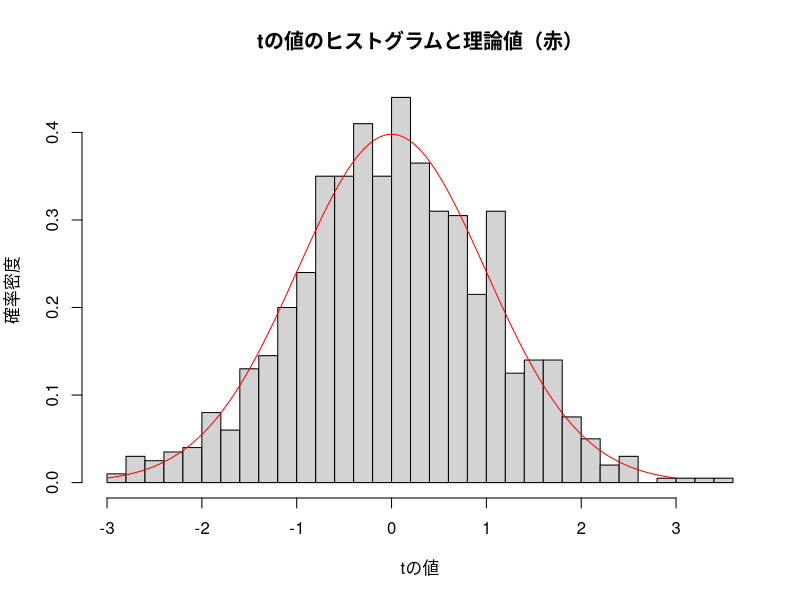
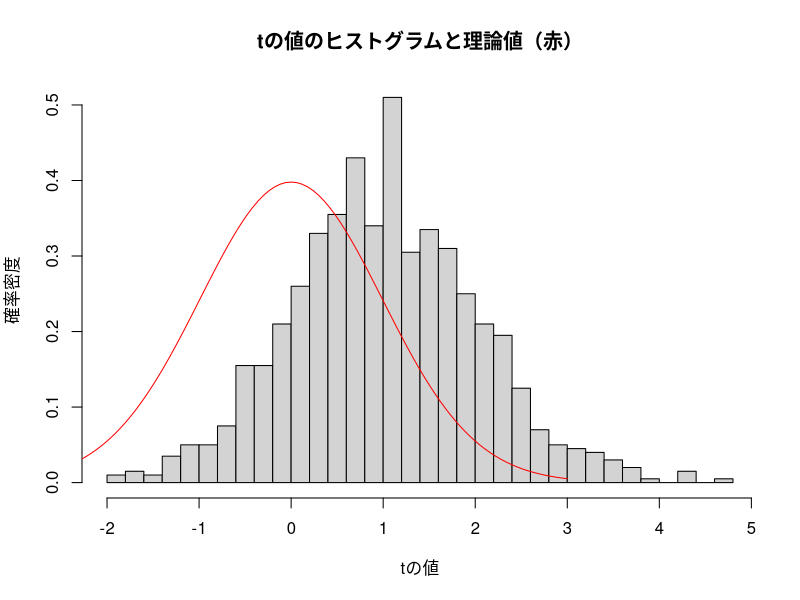

The R source for these figures, in order:
# Clear environment
rm(list = ls())

# Setting Japanese font (for MacOSX)
# par(family= "HiraKakuProN-W3")

# Chapter1 e.g.25（beta_1 = 0の帰無仮説が成立する例）
N <- 100; r <- 1000
T <- NULL

for (i in 1:r) {
  x <- rnorm(N); y <- rnorm(N)
  x_bar <- mean(x); y_bar <- mean(y)
  fit <- lm(y ~ x)
  beta <- fit$coefficients
  RSS <- sum((y - fit$fitted.values)^2)
  RSE <- sqrt(RSS / (N - 1 - 1))
  B_1 <- 1 / sum((x - x_bar)^2)
  se_1 <- RSE * sqrt(B_1)
  T <- c(T, beta[2] / se_1)
}

hist(T, breaks = sqrt(r), probability = TRUE, 
     xlab = "tの値", ylab = "確率密度",
     main = "tの値のヒストグラムと理論値（赤）")
curve(dt(x, N - 2), -3, 3, type = "l", col = "red", add = TRUE)

# Chapter1 e.g.25（beta_1 = 0の帰無仮説が成立しない例）
N <- 100; r <- 1000
T <- NULL

for (i in 1:r) {
  x <- rnorm(N); y <- 0.1 * x + rnorm(N)
  x_bar <- mean(x); y_bar <- mean(y)
  fit <- lm(y ~ x)
  beta <- fit$coefficients
  RSS <- sum((y - fit$fitted.values)^2)
  RSE <- sqrt(RSS / (N - 1 - 1))
  B_1 <- 1 / sum((x - x_bar)^2)
  se_1 <- RSE * sqrt(B_1)
  T <- c(T, beta[2] / se_1)
}

hist(T, breaks = sqrt(r), probability = TRUE, 
     xlab = "tの値", ylab = "確率密度",
     main = "tの値のヒストグラムと理論値（赤）")
curve(dt(x, N - 2), -3, 3, type = "l", col = "red", add = TRUE)
